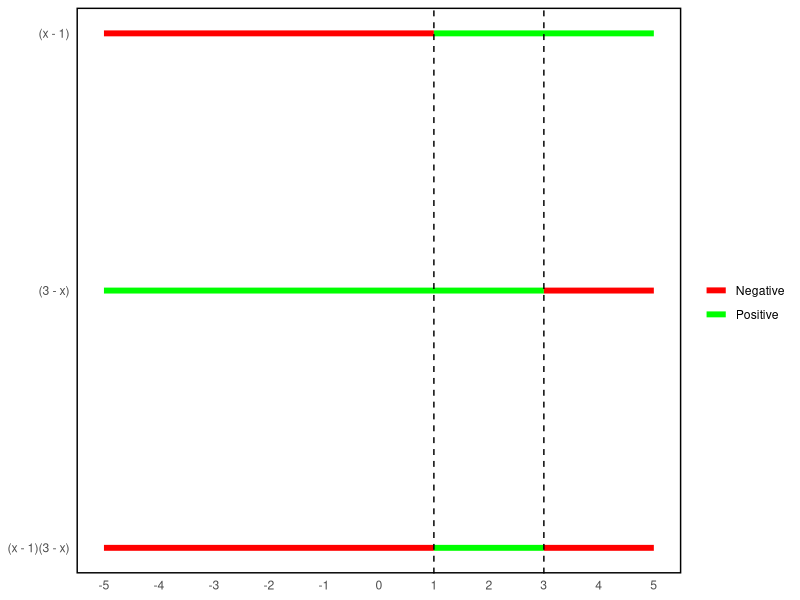

Here is the R script that generated this plot: (Note: this script raises an error after producing the figure.)
## ---- chunk 1
##################### Figure 1 #####################
##################### Inequalities #####################  
# Load required package
library(ggplot2)

# Create a data frame for each expression
df1 <- data.frame(expression = "(x - 1)", x_start = -5, x_end = 1, y = 3, color = "Negative")
df2 <- data.frame(expression = "(x - 1)", x_start = 1, x_end = 5, y = 3, color = "Positive")
df3 <- data.frame(expression = "(3 - x)", x_start = -5, x_end = 3, y = 2, color = "Positive")
df4 <- data.frame(expression = "(3 - x)", x_start = 3, x_end = 5, y = 2, color = "Negative")
df5 <- data.frame(expression = "(x - 1)(3 - x)", x_start = -5, x_end = 1, y = 1, color = "Negative")
df6 <- data.frame(expression = "(x - 1)(3 - x)", x_start = 1, x_end = 3, y = 1, color = "Positive")
df7 <- data.frame(expression = "(x - 1)(3 - x)", x_start = 3, x_end = 5, y = 1, color = "Negative")

# Combine the data frames
df <- rbind(df1, df2, df3, df4, df5, df6, df7)

# Create a ggplot object
p1 <- ggplot(df, aes(x_start, y, xend = x_end, yend = y, color = color)) +
  geom_segment(size = 2) +
  geom_vline(xintercept = c(1, 3), linetype = "dashed") +
  scale_color_manual(values = c("Positive" = "green", "Negative" = "red")) +
  scale_y_continuous(breaks = c(1, 2, 3), labels = c("(x - 1)(3 - x)", "(3 - x)", "(x - 1)")) +
  scale_x_continuous(breaks = seq(-5, 5, by = 1)) +
  labs(color = "") +
  theme_minimal() +
  theme(panel.grid.major = element_blank(), 
        panel.grid.minor = element_blank(), 
        panel.background = element_rect(fill = "white", colour = "black", size = 1, linetype = "solid"),
        axis.title = element_blank())

# Print the plot
print(p1)

# Save the plot as a PNG image
ggsave("plot.png", plot = p, width = 6, height = 4, dpi = 300)
